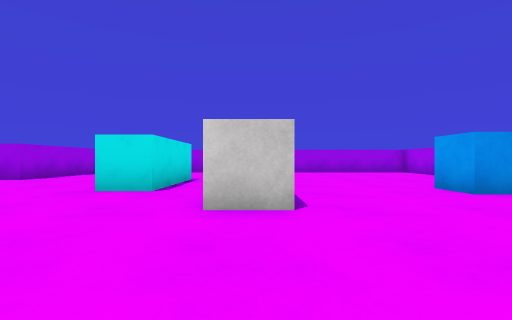
View 1 (above)

12 first-person views from a walk through a 3-D level made in the Unity game engine. The camera is 0.55 m above the floor, looks level and sees 85° across. The floor is counted in squares, 1 m on a side. Each view is taken from the middle of a square. On the plan, view 1 faces up. The plan holds only what a view shows up to about 9 squares ahead; the rest is blank. The player is left out. Surface patterns are stand-ins for the level's own textures.

View 2
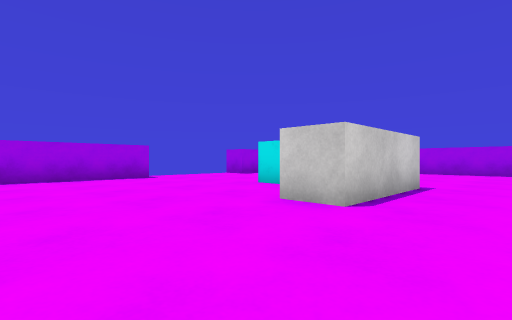

View 3
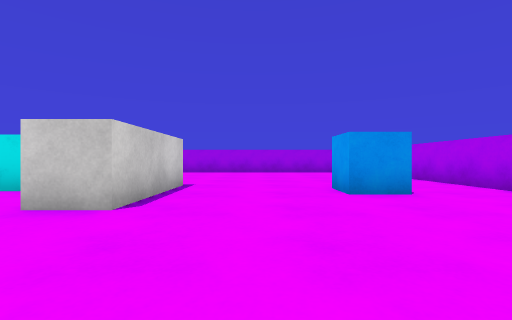

View 4
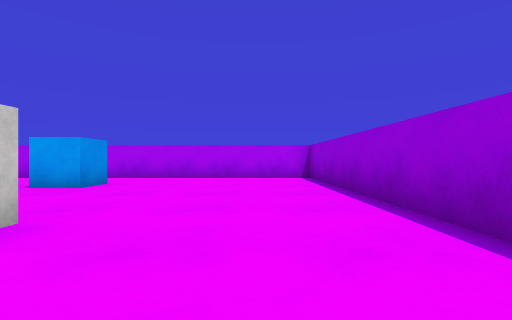

View 5
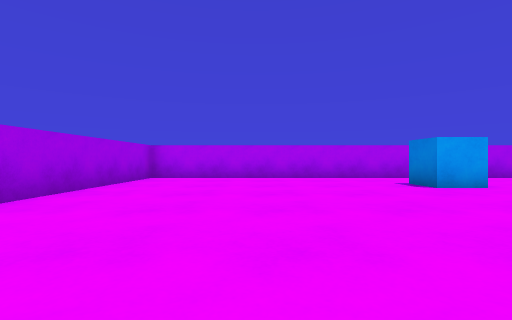

View 6
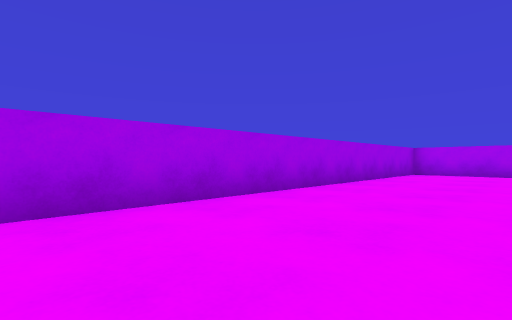

View 7
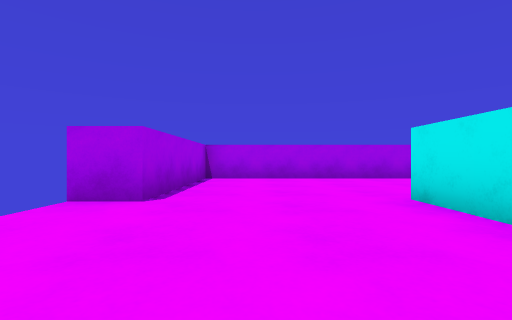

View 8
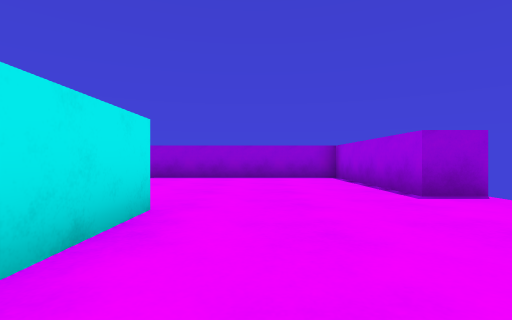

View 9
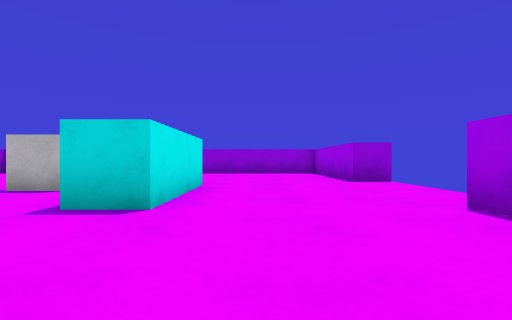

View 10
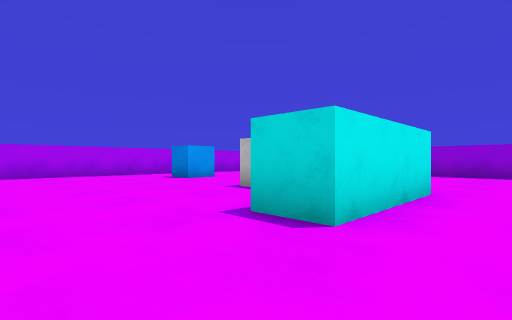

View 11
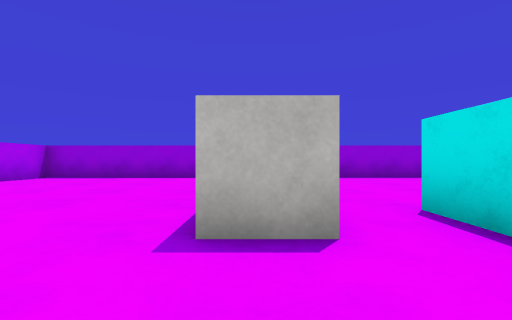

View 12
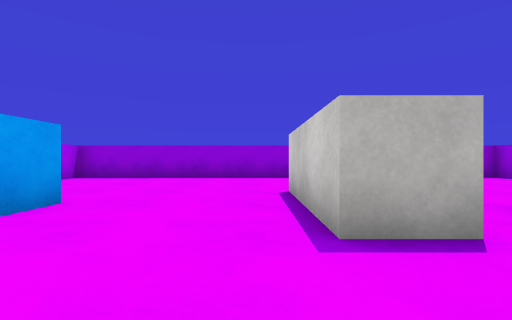

### Floor plan
Points are (right, up) in squares from view 1. A wall is a line through its corners. A room is listed if a view was taken in it or the views show most of it. See-through windows are left out.
Room 1 (views 1, 2, 3, 4, 5, 6, 7, 8, 9, 10, 11, 12)
walls: (-0.6, 6.1) (0.4, 6.1) (0.4, 3.1) (-0.6, 3.1); (-1.8, 4.9) (-2.8, 4.9) (-2.8, 7.9) (-1.8, 7.9) (-1.8, 4.9); (-7.6, 3.8) (-6.5, 3.8) (-6.5, -0.7) (6.5, -0.7) (6.5, 12.2) (-6.5, 12.3) (-6.5, 7.7) (-7.5, 7.7)
objects: blue cube (4, 5)

Positions as (right, up) in squares from view 1, and headings:
1: (0, 0), facing up
2: (2, 0), facing up-left
3: (2, 0), facing up
4: (-2, 1), facing right
5: (-2, 9), facing right
6: (-5, 9), facing up-right
7: (-5, 4), facing up
8: (-4, 8), facing down
9: (-4, 11), facing down
10: (-4, 10), facing down-right
11: (0, 8), facing down
12: (1, 8), facing down
